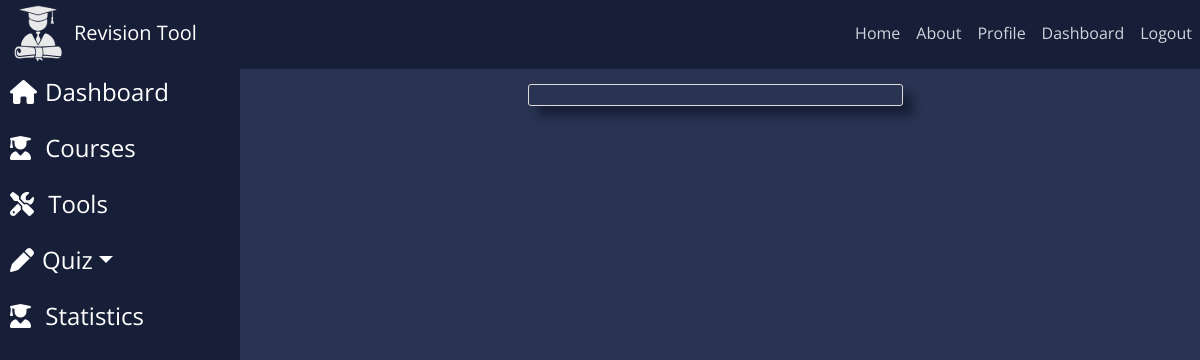
The page /active-quiz/26/ (signed in) on the database as committed earlier.
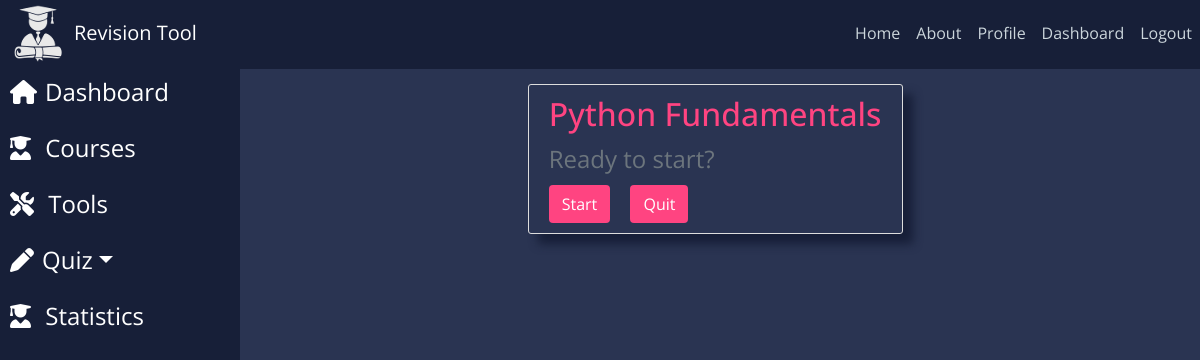
The same page on the database as committed later.
### quiz/models.py (models this page shows, shortened)
class Quiz(models.Model):
    title = models.CharField(max_length = 200)
    subject = models.CharField(max_length = 20)
    level = models.CharField(max_length = 25)
    topic = models.CharField(max_length = 25)
    author = models.ForeignKey(settings.AUTH_USER_MODEL, on_delete = models.CASCADE)
    created = models.DateTimeField(auto_now_add=True,null=True,blank=True)
    class Meta:
        verbose_name_plural = "quiz"

### quiz/views.py (the view)
# urls.py: url(r'active-quiz/(?P<quiz_pk>\d+)/$', views.active_quiz, name='active-quiz'),
@login_required
def active_quiz(request, quiz_pk):
    quiz = Quiz.objects.filter(pk=quiz_pk)
    questions = Questions.objects.filter(quiz=quiz_pk)
    serial = serializers.serialize("json", Questions.objects.filter(quiz=quiz_pk))
    if request.is_ajax():
        response_data = serial
        return HttpResponse(response_data, content_type="application/json")
    args={'question': questions, 'quiz': quiz, 'serial': serial}
    return render(request, 'quiz/quiz_active.html', args)

### quiz/templates/quiz/quiz_active.html (shortened to what this page needs)
{% extends "dashboard/base.html" %}
{% load crispy_forms_tags %}
{% block content %}
<div class="row justify-content-center">
    <div class="col-12">
        <div id="start-menu" class="content-section mx-auto animated fadeInLeftBig slow">
            {% for quiz in quiz%}
                <h2 class="">{{quiz.title}}</h2>
                <legend class="text-muted">Ready to start?</legend>
                <button id="start" name="start" class="btn btn-secondary animated infinite tada slower mr-3">Start</button>
                <button  class="btn btn-danger">Quit</button>
            {% endfor%}
        </div>
    </div>
</div>
{% endblock content %}

Rows that differ between the two databases and show on the page:
added Quiz: title "Python Fundamentals"
